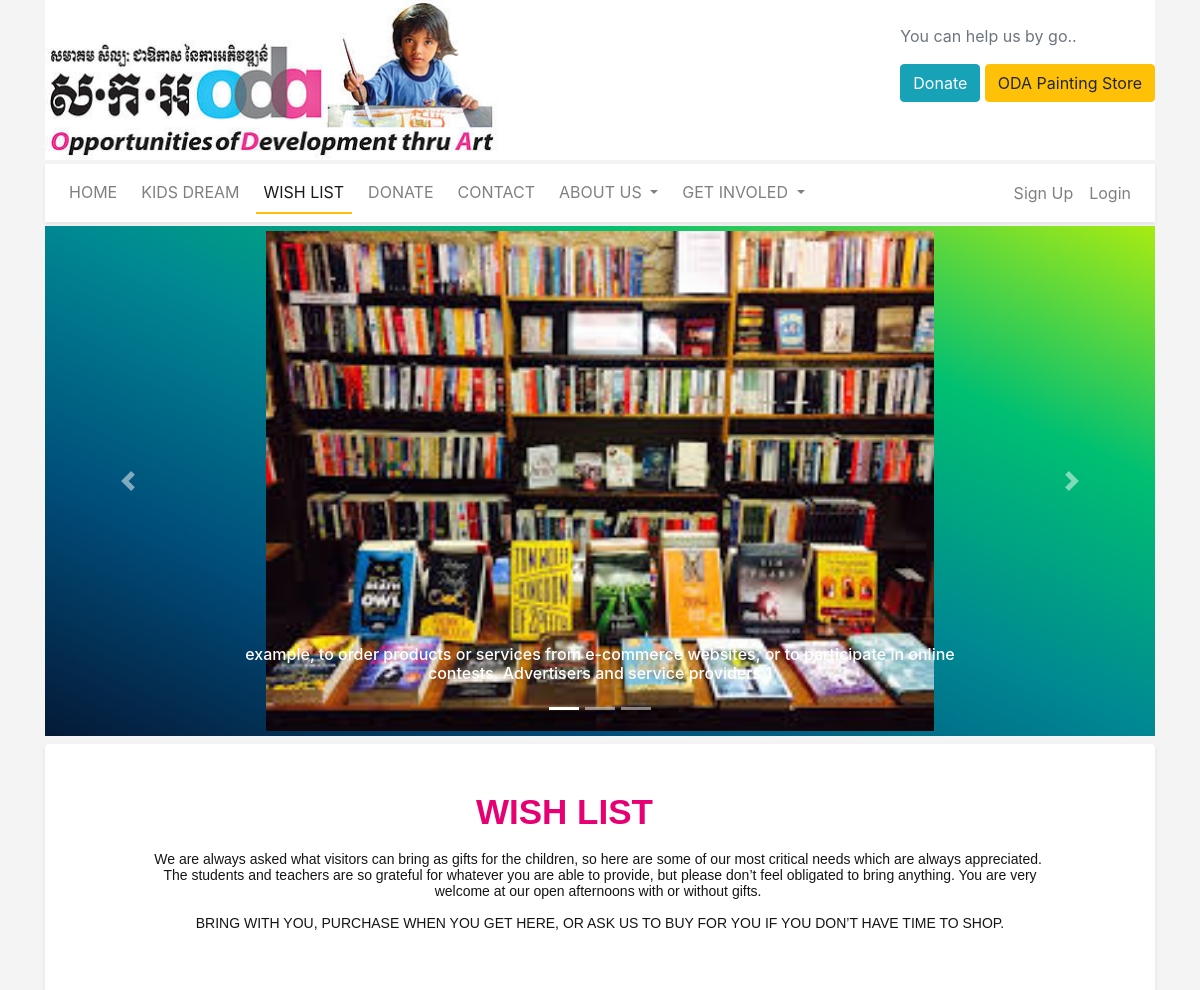
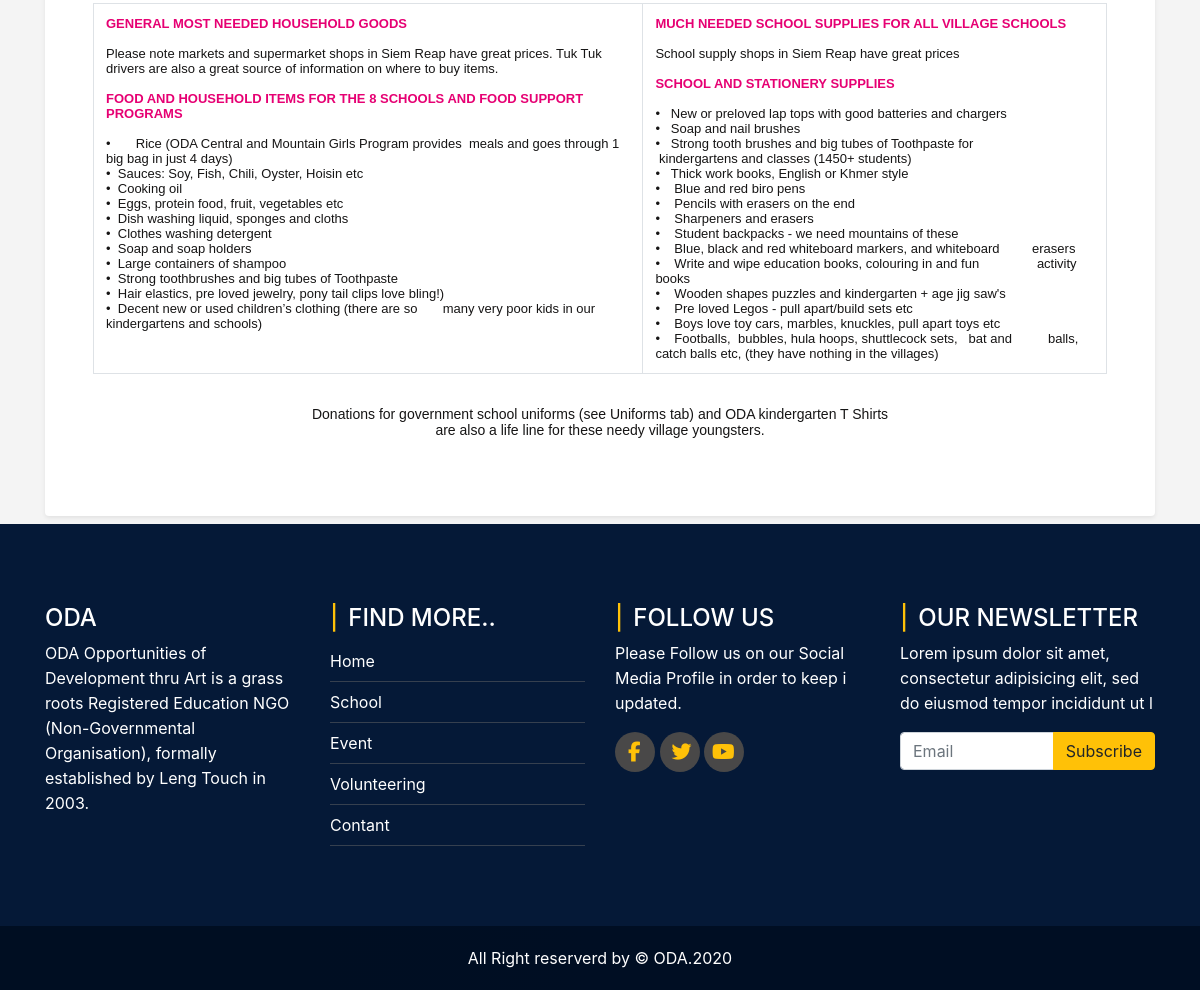
/wishlist, run on the app's committed database (2 pictures, top to bottom).
### main/models.py (models this page shows)
class WishListSliderText(models.Model):
    wish_list_slider = models.ForeignKey(WishListSlider, on_delete=models.CASCADE)
    wish_list_slider_text = models.CharField(max_length=500,)

class WishListSlider(models.Model):
    author = models.ForeignKey(User, on_delete= models.CASCADE)
    image = models.ImageField(upload_to = 'wishlist/')
    @property
    def imageURL(self):
        try:
            url = self.image.url
        except:
            url = ''
        return url

class WishListText(models.Model):
    author = models.ForeignKey(User, on_delete= models.CASCADE)
    wish_list_text = models.TextField()

### main/views.py (the view)
# urls.py: path('wishlist', views.wishlist, name='wishlist'),
def wishlist(request):
    wish_list_sliders = WishListSliderText.objects.all()
    wish_list_texts = WishListText.objects.all()
    context = {'wish_list_sliders': wish_list_sliders, 'wish_list_texts': wish_list_texts}
    return render(request, 'pages/wishlist.html', context)

### main/templates/pages/wishlist.html (shortened to what this page needs)
{% extends 'pages/main.html'%}
{% load static %}
{% block content%}
<div id="carouselExampleCaptions" class="carousel slide mt-1" data-ride="carousel">
  <ol class="carousel-indicators">
    {%for slider in wish_list_sliders %}
      <li data-target="#carouselExampleCaptions" data-slide-to="{{forloop.counter0 }}" class="{%if slider.id == 1 %} active {%endif%} "></li>
    {%endfor%}
  </ol>
  <div class="carousel-inner">
    {%for slider in wish_list_sliders %}
    <div class="carousel-item {%if slider.id == 1 %} active {%endif%}">
      <div class="img d-flex justify-content-center">
        <img src="{{slider.wish_list_slider.imageURL}}" class="d-block" height="500px"  alt="...">
      </div>
      <div class="carousel-caption d-none d-md-block">
        <div class="p-inner h6">
          {{slider.wish_list_slider_text|safe}}
        </div>
      </div>
    </div>
    {%endfor%}
  </div>
  <a class="carousel-control-prev" href="#carouselExampleCaptions" role="button" data-slide="prev">
    <span class="carousel-control-prev-icon" aria-hidden="true"></span>
  </a>
  <a class="carousel-control-next" href="#carouselExampleCaptions" role="button" data-slide="next">
    <span class="carousel-control-next-icon" aria-hidden="true"></span>
  </a>
</div>
<div class="wish-list shadow-sm rounded p-5 bg-white mt-2">
  <div class="row">
    <div class="col-lg-12 col-md-12 col-12">
      {% for text in wish_list_texts%}
        {{text.wish_list_text|safe}}
      {%endfor%}
    </div>
  </div>
</div>
{% endblock %}

### main/templates/pages/main.html (shortened to what this page needs)
<!doctype html>
{% load static %}
<html lang="en">
  <head>
    <link rel="stylesheet" href="{% static 'css/main.css' %}" type="text/css">
    <link rel="stylesheet" href="https://stackpath.bootstrapcdn.com/bootstrap/4.5.0/css/bootstrap.min.css">
  </head>
  <body class="wrapper">
    {% url 'home' as home %}
    {% url 'kidsdream' as kidsdream %}
    {% url 'wishlist' as wishlist %}
    {% url 'donate' as donate %}
    {% url 'contact' as contact %}
    {% url 'getinvoled' as getinvoled %}
    {% url 'aboutus' as aboutus %}
    <div class="container">
      <div class="top-header bg-white">
        <div class="row">
          <div class="col-lg-6 col-md-6 col-12">
            <div class="logo-inner mr-auto">
              <img src="{% static 'images/oda-logo.jpg'%}" alt="">
            </div>
          </div>
          <div class="col-lg-6 col-md-6 col-12 ">
            <div class="links-top-header-inner pt-4 d-flex justify-content-end">
              <div class="links">
                <p class="text-muted">You can help us by go..</p>
                <a href="{%url 'donate'%}" class="btn btn-info " role="button" aria-pressed="true">Donate</a>
                <a href="#" class="btn btn-warning " role="button" aria-pressed="true">ODA Painting Store</a>
              </div>
            </div>
          </div>
        </div>
      </div>
      <nav class="navbar navbar-expand-lg navbar-light bg-white shadow-sm mt-1">
        <div class="collapse navbar-collapse" id="navbarSupportedContent">
          <ul class="navbar-nav mr-auto ">
            <li class="nav-item">
              <a class="nav-link text-uppercase {%if request.path == home%} active {%endif%}" href="{% url 'home'%}">home</a>
            </li>
            <li class="nav-item ml-2">
              <a class="nav-link text-uppercase {%if request.path == kidsdream%} active {%endif%}" href="{% url 'kidsdream' %}">Kids Dream</a>
            </li>
            <li class="nav-item ml-2">
              <a class="nav-link text-uppercase {%if request.path == wishlist%} active {%endif%}" href="{% url 'wishlist'%}">wish list</a>
            </li>
            <li class="nav-item ml-2">
              <a class="nav-link text-uppercase {%if request.path == donate%} active {%endif%}" href=" {% url 'donate'%}">Donate</a>
            </li>
            <li class="nav-item ml-2">
              <a class="nav-link text-uppercase {%if request.path == contact%} active {%endif%}" href="{% url 'contact'%}">contact</a>
            </li>
            <li class="nav-item ml-2 dropdown">
              <a class="nav-link text-uppercase dropdown-toggle {%if request.path == aboutus%} active {%endif%}" href="{% url 'aboutus' %}" id="navbarDropdown" role="button" data-toggle="dropdown" aria-haspopup="true" aria-expanded="false">
                About Us
              </a>
            </li>
            <li class="nav-item  ml-2 dropdown">
              <a class="nav-link text-uppercase dropdown-toggle {%if request.path == getinvoled%} active {%endif%}" href="#" id="navbarDropdown" role="button" data-toggle="dropdown" aria-haspopup="true" aria-expanded="false">
                get Involed
              </a>
            </li>
          </ul>
          <ul class="navbar-nav ml-auto ">
            <li class="nav-item ">
              <a class="nav-link " href=" ">Sign Up</a>
            </li>
            <li class="nav-item ">
              <a class="nav-link " href=" ">Login</a>
            </li>
          </ul>
        </div>
      </nav>
     {% block content%}
     {% endblock %}
   </div>
   <footer class="mt-2">
     <div class="footer-top">
     <div class="container">
       <div class="row">
         <div class="col-lg-3 col-md-4 col-12 segment-one md-mb-30 sm-mb-30 ">
           <h4>ODA</h4>
          <p>ODA Opportunities of Development thru Art is a grass roots
             Registered Education NGO (Non-Governmental Organisation), formally established by Leng Touch in 2003.</p>
         </div>
         <div class="col-lg-3 col-md-4 col-12 segment-two md-mb-30 sm-mb-30">
           <h4>Find more..</h4>
           <ul>
             <li>
               <a href="#">Home</a>
             </li>
             <li>
               <a href="#">School</a>
             </li>
             <li>
               <a href="#">Event</a>
             </li>
             <li>
               <a href="#">Volunteering</a>
             </li>
             <li>
               <a href="#">Contant</a>
             </li>
           </ul>
         </div>
         <div class="col-lg-3 col-md-4 col-12 segment-three sm-mb-30">
           <h4>Follow Us</h4>
           <p>Please Follow us on our Social Media Profile in order to keep i updated.</p>
           <a href="https://web.facebook.com/ODA-Art-and-Education-Opportunities-Cambodia-179215388759998/" target="_blank"><i class="fa fa-facebook"></i></a>
           <a href="#"><i class="fa fa-twitter" target="_blank"></i></a>
           <a href="#"><i class="fa fa-youtube" target="_blank"></i></a>
         </div>
         <div class=" col-lg-3 col-md-4 segment-four sm-mb-30 ">
           <h4>Our Newsletter</h4>
           <p>Lorem ipsum dolor sit amet, consectetur adipisicing elit,
             sed do eiusmod tempor incididunt ut l</p>
             <form>
               <div class="input-group mb-3">
                  <input type="email" class="form-control" placeholder="Email" aria-label="Recipient's username" aria-describedby="button-addon2">
                  <div class="input-group-append">
                    <button class="btn btn-warning" type="submit" id="button-addon2">Subscribe</button>
                  </div>
                </div>
             </form>
         </div>
       </div>
     </div>
   </div>
   <div class="footer-bottom-text">
     <span class="text-white text-footer">All Right reserverd by &copy; ODA.{%now 'Y'%}</span>
   </div>
   </footer>
  </body>
</html>

### static/css/main.css (style rules this page uses)
.wrapper { background: #f4f4f4; }
:root { --o-yellow: #ffc108; --o-dark-blue: #091e3f; }
.top-header { background-color: #f4f4f4; height: 160px; width: 100%; }
.top-header .logo-inner img { height: 160px; }
.carousel { height: 510px; width: 100%; background-image: linear-gradient(to right top, #051937, #004d7a, #008793, #00bf72, #a8eb12); }
.carousel .carousel-inner .carousel-item { height: 100%; width: 100%; margin-top: 5px; }
.carousel .carousel-item img { text-align: center; }
.navbar .navbar-collapse ul li .active { border-bottom: 2px solid var(--o-yellow); }
.footer-top { background-image: linear-gradient(to right, #051937, #051937, #051937, #051937, #051937); padding: 80px 0; }
.footer-top p { color: #fff; line-height: 25px; }
.footer-top .segment-one h4 { color: #fff; text-transform: uppercase; }
.footer-top .segment-two h4 { color: #fff; text-transform: uppercase; }
.footer-top .segment-two h4:before { content: '|'; color: var(--o-yellow); padding-right: 10px; }
.footer-top .segment-two ul { margin: 0; padding: 0; list-style: none; }
.footer-top .segment-two ul li { border-bottom: 1px solid rgba(105,105,105, 0.5); line-height: 40px; }
.footer-top .segment-two ul li a { color: #fff; text-decoration: none; }
.footer-top .segment-three h4 { color: #fff; text-transform: uppercase; }
.footer-top .segment-three h4:before { content: '|'; color: var(--o-yellow); padding-right: 10px; }
.footer-top .segment-three a { background: #494848; width: 40px; height: 40px; display: inline-block; border-radius: 50%; }
.footer-top .segment-three a .fa-facebook { font-size: 20px; color: var(--o-yellow); padding: 10px 13px; }
.footer-top .segment-three a .fa-twitter { font-size: 20px; color: var(--o-yellow); padding: 10px 12px; }
.footer-top .segment-three a .fa-youtube { font-size: 20px; color: var(--o-yellow); padding: 10px 8px; }
.footer-top .segment-four h4 { color: #fff; text-transform: uppercase; }
.footer-top .segment-four h4:before { content: '|'; color: var(--o-yellow); padding-right: 10px; }
.footer-bottom-text { padding: 20px 0; width: 100%; text-align: center; background-image: linear-gradient(to right, #000e22, #000e22, #000e23, #000e23, #000e23); }

### data on the page
WishListSliderText: wish_list_slider.imageURL (picture), wish_list_slider_text "example, to order products or services from e-commerce websites, or to participate in online contests. Advertisers and service providers 1"
WishListText: wish_list_text "WISH LIST We are always asked what visitors can bring as gifts for the children, so here are some of our most critical needs which are always appreciated. The students and teachers are so grateful for whatever you are able to provide, but please don’t feel obligated to bring anything. You are very welcome at our open afternoons with or without gifts. BRING WITH YOU, PURCHASE WHEN YOU GET HERE, OR ASK US TO BUY FOR YOU IF YOU DON’T HAVE TIME TO SHOP. GENERAL MOST NEEDED HOUSEHOLD GOODS Please note markets and supermarket shops in Siem Reap have great prices. Tuk Tuk drivers are also a great source of information on where to buy items. FOOD AND HOUSEHOLD ITEMS FOR THE 8 SCHOOLS AND FOOD…"
